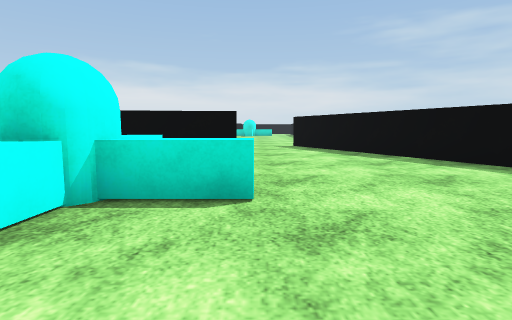
view 1 (above)

21 first-person views from a walk through a 3-D level made in the Unity game engine. The camera is 0.62 m above the floor, tilts 6° down and sees 80° across. The floor is counted in squares, 1 m on a side. Each view is taken from the middle of a square. On the plan, view 1 faces up. The plan holds only what a view shows up to about 9 squares ahead; the rest is blank. The place goes on beyond the plan. The player is left out. Surface patterns are stand-ins for the level's own textures.

view 2
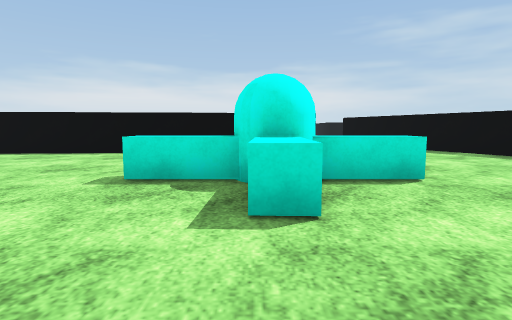

view 3
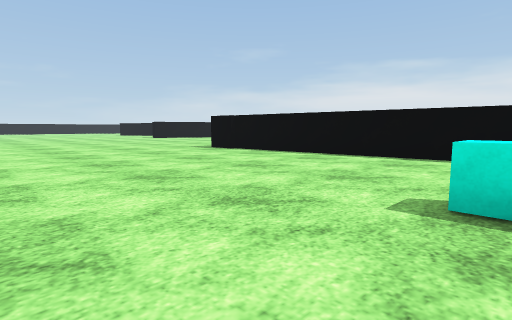

view 4
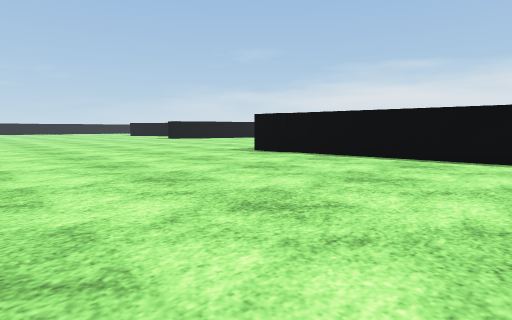

view 5
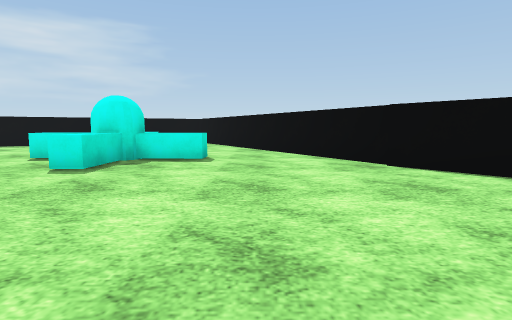

view 6
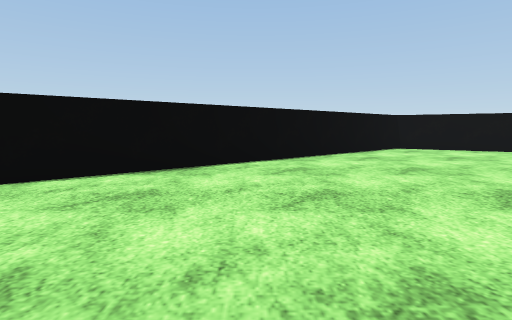

view 7
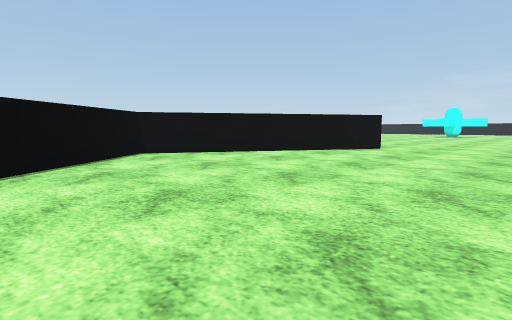

view 8
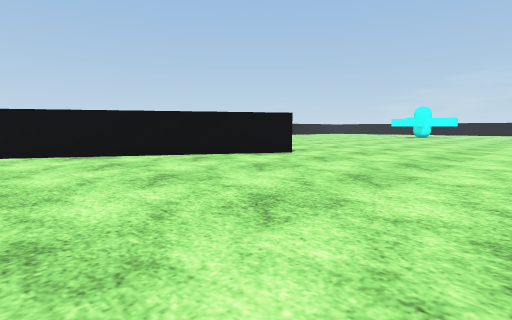

view 9
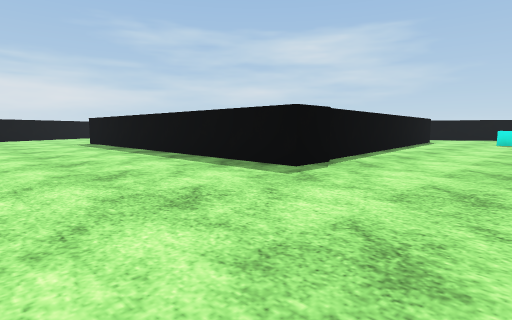

view 10
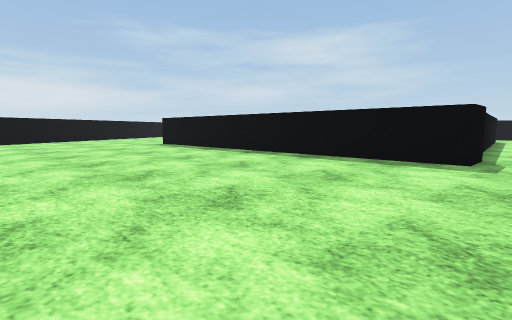

view 11
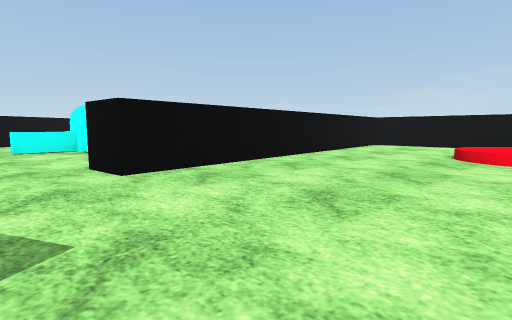

view 12
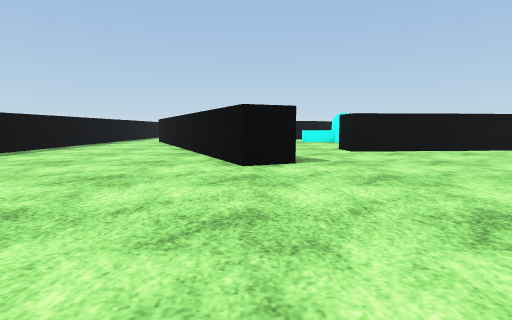

view 13
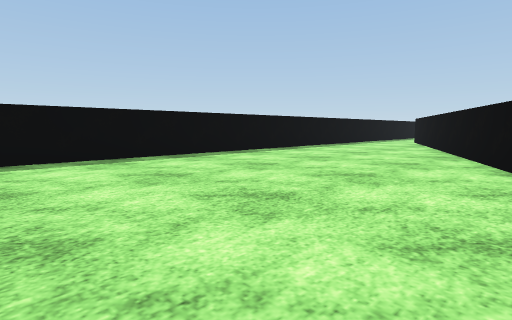

view 14
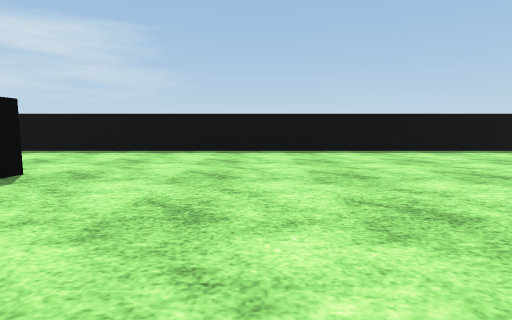

view 15
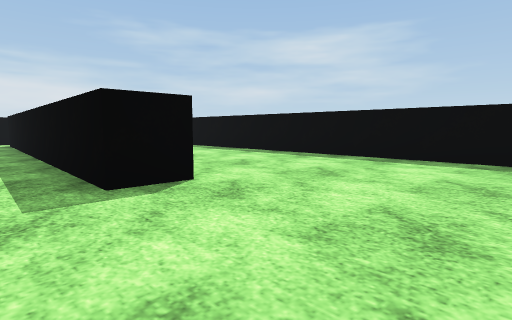

view 16
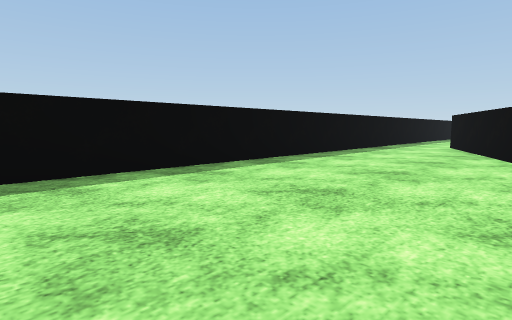

view 17
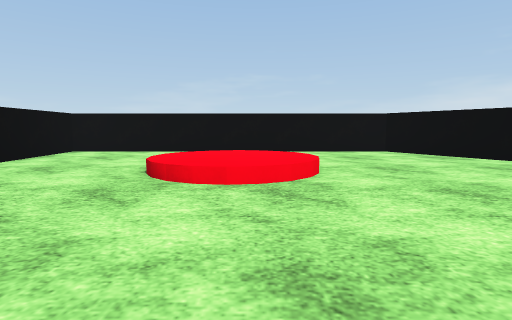

view 18
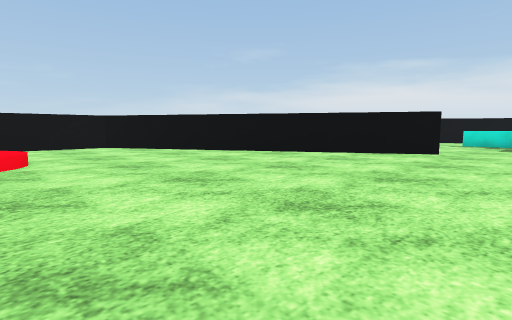

view 19
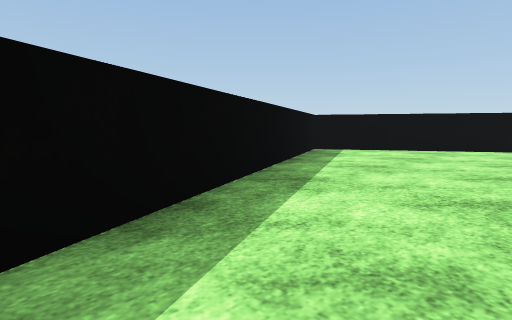

view 20
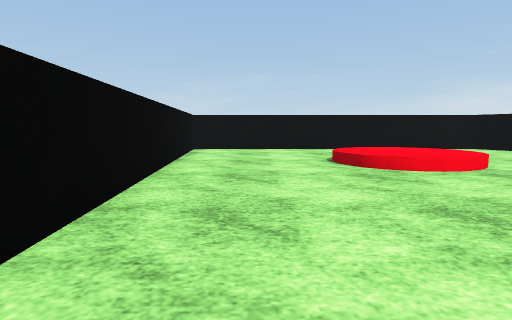

view 21
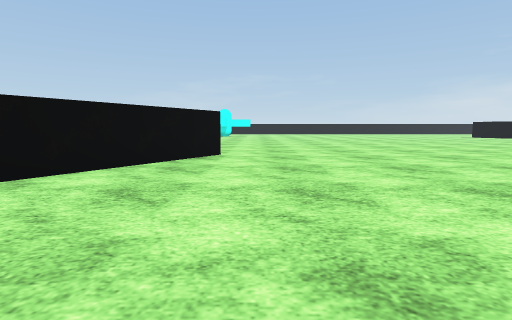

### Floor plan
Key: @ floor where view 1 was taken; # wall or solid block; . floor; R red disc; O other object.
Columns run from 17 left of view 1 to 9 right of it. Each row starts with its distance up from view 1.
 23                     #  ...#
 22                ..  .# ....#
 21                ..  .# ....#
 20              ##..  . #....#
 19            ###...  .......#
 18           ##..... ........#
 17         ###...............#
 16  ..    ##.................#
 15  ...   #..................#
 14  ....  #..................#
 13  ..... #..R...............#
 12  .....##  RR..............#
 11  .....##..RR.......#......#
 10 ......##...........##.....#
  9 ......##...........##.....#
  8 ......##......###...#.....#
  7 ......###########...##....#
  6 ......###.....  .....#....#
  5 .............. ......##...#
  4   .............O......#...#
  3   ............OOOO....##.
  2 ...............O.....###
  1 ...............O....##
  0 .................@###
 -1 ................###
 -2 ..............###
 -3 .............##
 -4 ............##
 -5 .#.........##
 -6  ###......##
 -7    ###..###
 -8      ####

Positions as (right, up) in squares from view 1, and headings:
1: (0, 0), facing up
2: (-2, -1), facing up
3: (-3, 0), facing up-left
4: (-5, 0), facing up-left
5: (-8, 0), facing right
6: (-6, 1), facing down
7: (-7, -1), facing down-left
8: (-10, 0), facing down-left
9: (-15, 3), facing up-right
10: (-17, 5), facing up-right
11: (1, 12), facing down-left
12: (2, 16), facing down
13: (2, 16), facing down-right
14: (0, 17), facing right
15: (2, 17), facing up-right
16: (4, 13), facing down-right
17: (-2, 12), facing left
18: (0, 12), facing up-left
19: (0, 10), facing down-right
20: (-1, 9), facing left
21: (-9, -4), facing left
